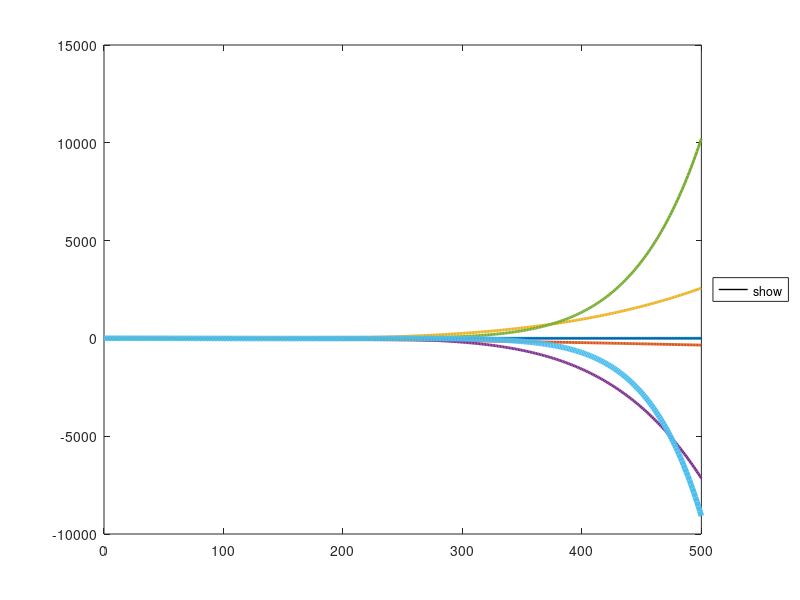

Source code (MATLAB): (Note: this script raises an error after producing the figure.)
% Saad Malik
% ECE 202 - Project 1 
% Phase 4
% Using a "for" loop within our script to plot any number of functions,
% instead of hardcoding individual plot commands

clear
clf

format ShortG

% Define Variables to be used ahead

A = 7; % Amplitude of Sinusoid
w = 20; % Angular Frequency of Sinusoid
tmin = 0; % In milliseconds
tmax = 500; % In milliseconds
N = 400; % Total Number of points to plot
nmax = 6; % Number of Non-Zero terms to be plotted
n = 0:(nmax-1); % Total Number on Non-Zero Coefficients to plot (6)

tms = linspace(tmin,tmax,N+1);% Total number of values for t, in ms
sizetms = size(tms); % Define variable as the size of tms
t = tms/1000; % Converts time t to milliseconds for effective calculations

a_n = (((-1).^n).*A.*(w.^(2*n)))./factorial(2.*n); % General expression to
% obtain value of non-zero coefficient for the function where n starts from
% zero

plot([0,500], [0,0], 'k', 'LineWidth', 1); % Plot x-axis onto graph

% Using a "for" loop to create an indefinite number of functions 
f = zeros(sizetms); % Create an array of zeros with size of tms
p = 0; % Initialize p as 0

hold on % Allow more plots to be added to the same graph

% The collective 6 functions to plot (for non-zero coefficients)
f1 = a_n(1).*t.^(2.*n(1));
f2 = f1 + a_n(2).*t.^(2.*n(2));
f3 = f2 + a_n(3).*t.^(2.*n(3));
f4 = f3 + a_n(4).*t.^(2.*n(4));
f5 = f4 + a_n(5).*t.^(2.*n(5));
f6 = f5 + a_n(6).*t.^(2.*n(6));

% Create a "for" loop to plot additional functions 
for i = 1:length(n)

    if i == length(n) 
    wd = 4; % If the last function is to be plotted, the thickness is 4
    else 
    wd = 2; % For the rest of the functions to be plotted, thickness is 2
    end 

    f = f + (a_n(i).*t.^(2.*n(i))); % Add functions to array "f"
    p(i) = plot(tms, f, 'LineWidth', wd);
    % Plot each individual function onto the same graph with respect to tms
    
end 

check_f6 = sum(f - f6) % Should equal zero if f6 and f are the same 
                       % equivalent functions

hold off % We have finished adding plots onto the graph
legend show Location eastoutside % Locate legend appropriately 
 
% Plotting the first 5 functions with respect to t in ms
% We also define it as the variable p1 for use in legend
ax.FontSize = 16; % Set Font Size equivalent to 16 by default
title(sprintf("ECE 202 - Project 1 Phase 4 - Non-Zero terms for " + ...
    "function %g*cos(%g*t)", A, w), 'FontSize', 12)
xlabel("Time t (milliseconds)", 'FontSize', 12); % Title of x axis
ylabel("Value of function f(t)", 'FontSize', 12); % Title of y axis
ylim([-(A+3),(A+3)]); % Establishes an upper and lower y-axis limit
legend(p, 'f1:n=0', 'f2:n=2', 'f3:n=4', 'f4:n=6', 'f5:n=8', ...
    'f6:n=10', 'Location', 'eastoutside')

% Plotting the final function with respect to t in ms
% We define it as variable p2 for use in legend

ax = gca; ax.GridAlpha = 0.4; % Make the grid darker and more prominent

grid on;

N = cat(1,n*2,a_n); % Connects values of n and a_n
T = array2table(N, "RowNames" , {'n value', 'coefficient'})
% Creates a table of coefficient values next to respective n values

% As comparable to previous outputs, we attain he same output for the final
% command window and graphical representation


